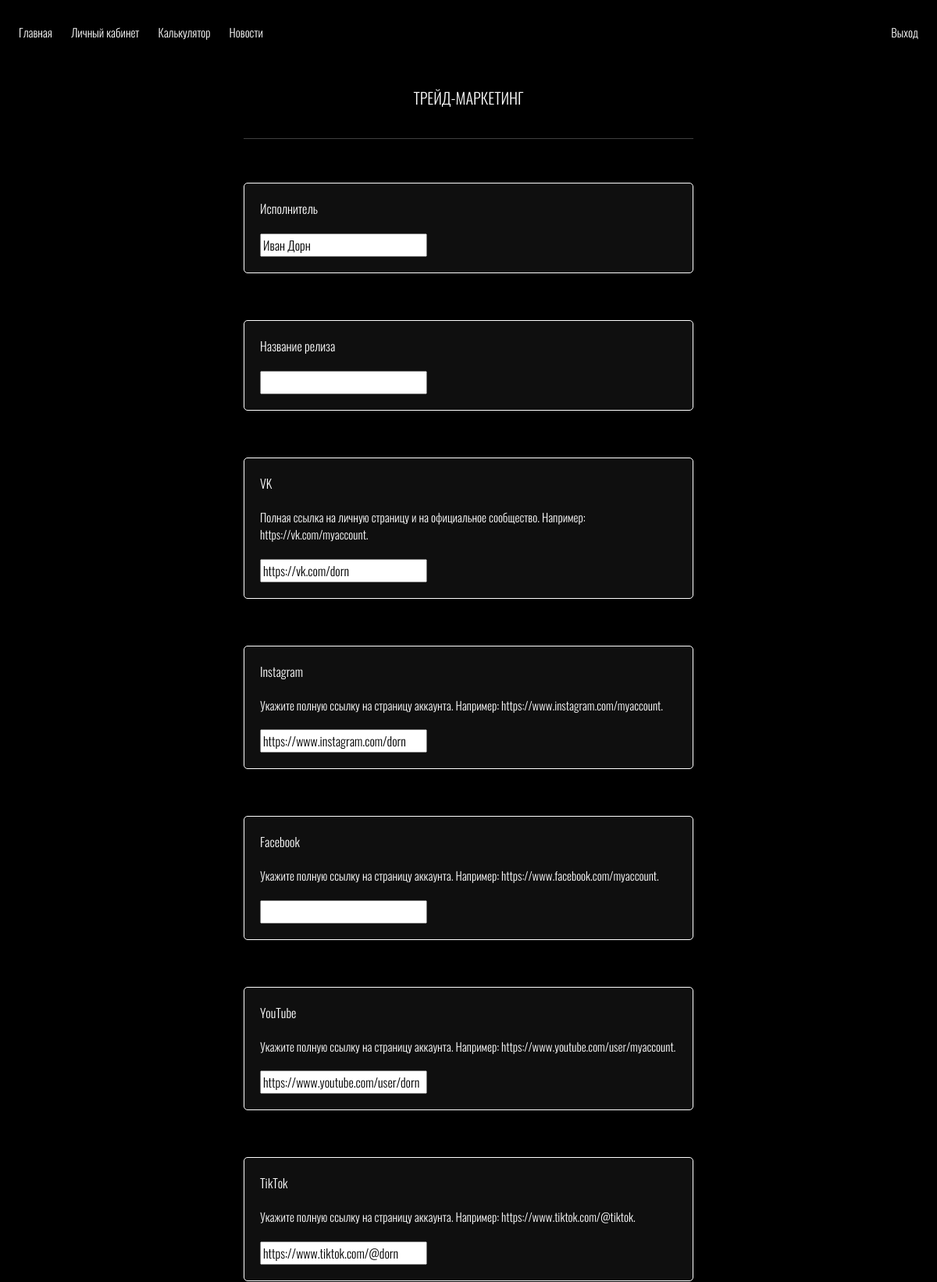
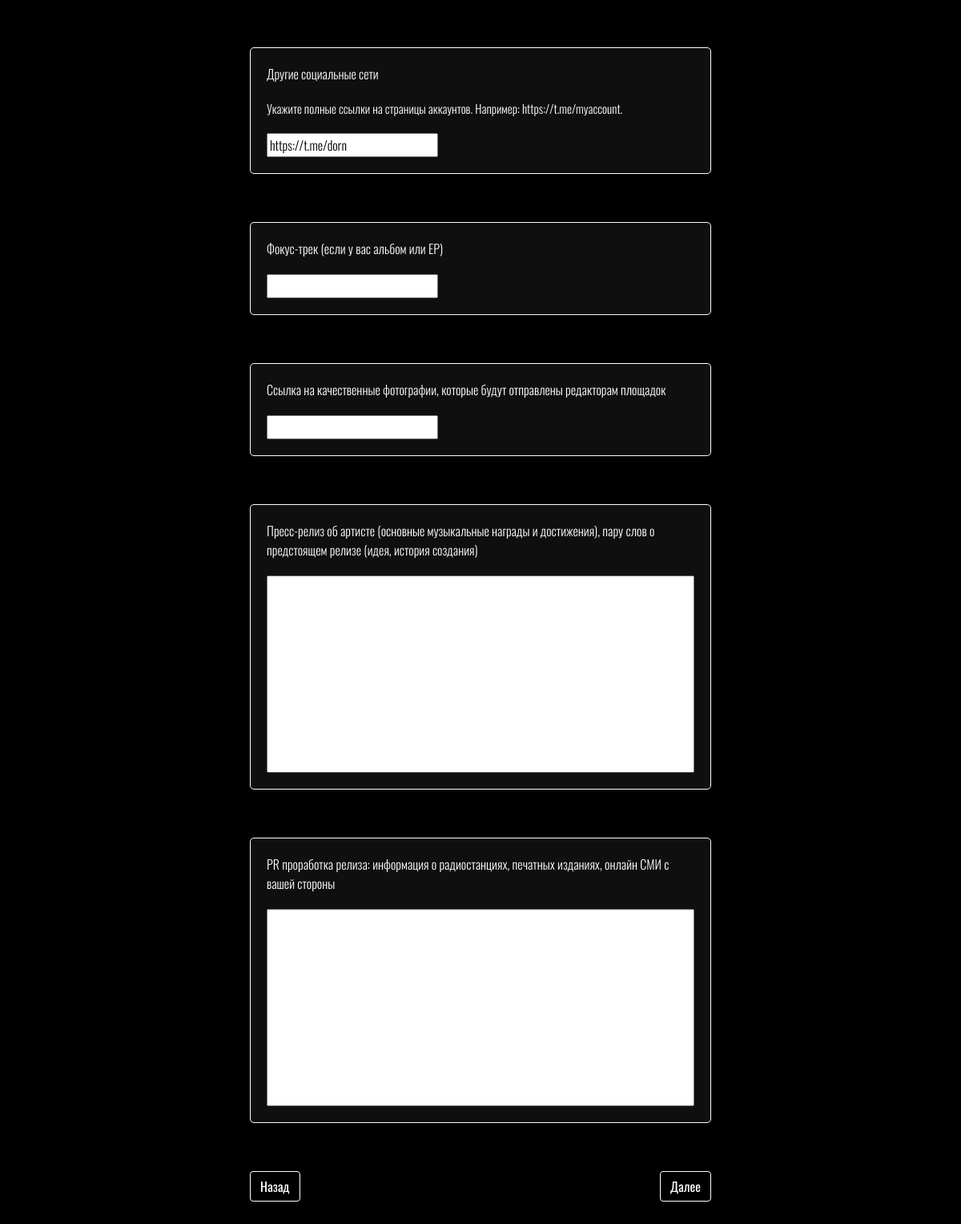
Page /marketing/ (signed in) on the committed database (2 pictures, top to bottom).
### lk/models.py (models this page shows)
class Lk(models.Model):
    name = models.CharField(max_length=100, verbose_name='Имя артиста', null=True, blank=True)
    fio = models.CharField(max_length=100, verbose_name='ФИО', null=True, blank=True)
    phone = models.CharField(max_length=12, verbose_name='Телефон', null=True, blank=True)
    email = models.EmailField(verbose_name='E-mail', null=True, blank=True)
    birthday = models.DateField(verbose_name='Дата рождения', null=True, blank=True)
    citizen = models.CharField(max_length=100, verbose_name='Гражданство', null=True, blank=True)
    series_num = models.CharField(max_length=100, verbose_name='Серия и номер паспорта', null=True, blank=True)
    who_issued = models.CharField(max_length=500, verbose_name='Кем выдан', null=True, blank=True)
    when_issued = models.DateField(verbose_name='Дата выдачи', null=True, blank=True)
    code_pod = models.CharField(max_length=100, verbose_name='Код подразделения', null=True, blank=True)
    reg = models.CharField(max_length=2024, verbose_name='Адрес регистрации', null=True, blank=True)
    telegram = models.CharField(max_length=100, verbose_name='Telegram', null=True, blank=True)
    vk = models.CharField(max_length=100, verbose_name='VK', null=True, blank=True)
    inst = models.CharField(max_length=100, verbose_name='Instagram', null=True, blank=True)
    facebook = models.CharField(max_length=100, verbose_name='Facebook', null=True, blank=True)
    youtube = models.CharField(max_length=100, verbose_name='YouTube', null=True, blank=True)
    tiktok = models.CharField(max_length=100, verbose_name='TikTok', null=True, blank=True)
    user = models.ForeignKey(User, on_delete=models.CASCADE, null=True)

### marketing/views.py (the view, shortened to what this page needs)
# urls.py: path('', MainInfoMarketingView.as_view(), name='marketing'),
class MainInfoMarketingView(LoginRequiredMixin, FormView):
    template_name = 'marketing/marketing.html'
    form_class = MainInfoMarketingForm
    form_title = 'Трейд-маркетинг'
    def get(self, request, *args, **kwargs):
        user = User.objects.get(username = request.user)
        main_info = MainInfoMarketing.objects.filter(user_id = user.id)
        if main_info:
            main_info_dict = model_to_dict(*main_info)
            form = self.form_class(initial = main_info_dict)
        else:
            lk = Lk.objects.filter(user_id = user.id)
            if lk:
                lk_dict = model_to_dict(*lk)
                name = lk_dict['name']
                vk = lk_dict['vk']
                inst = lk_dict['inst']
                facebook = lk_dict['facebook']
                youtube = lk_dict['youtube']
                tiktok = lk_dict['tiktok']
                other = lk_dict['telegram']
            form = self.form_class(initial = {'user': user,
                                              'songers': name,
                                              'vk': vk,
                                              'inst': inst,
                                              'facebook': facebook,
                                              'youtube': youtube,
                                              'tiktok': tiktok,
                                              'other': other})
        return render(request, self.template_name, {'form': form,
                                                    'form_title': self.form_title})

### marketing/forms.py
class MainInfoMarketingForm(ModelForm):
    class Meta:
        model = MainInfoMarketing
        fields = '__all__'
        widgets = {
            'user': HiddenInput,
        }
        help_texts = {
            'inst': 'Укажите полную ссылку на страницу аккаунта. Например: https://www.instagram.com/myaccount.',
            'facebook': 'Укажите полную ссылку на страницу аккаунта. Например: https://www.facebook.com/myaccount.',
            'youtube': 'Укажите полную ссылку на страницу аккаунта. Например: https://www.youtube.com/user/myaccount.',
            'tiktok': 'Укажите полную ссылку на страницу аккаунта. Например: https://www.tiktok.com/@tiktok.',
            'other': 'Укажите полные ссылки на страницы аккаунтов. Например: https://t.me/myaccount.',
            'vk': 'Полная ссылка на личную страницу и на официальное сообщество. Например: https://vk.com/myaccount.',
        }

### marketing/templates/marketing/marketing.html
{% extends 'base.html' %}
{% load static %}
{% block header %}
{% include '_nav.html' %}
{% endblock %}
{% block body %}
{% include 'vertical_form.html' %}
{% endblock %}

### templates/inc/vertical_form.html (shortened to what this page needs)
{% load static %}
<div class="container-xxl !direction !spacing">
    <div class="row ${1| ,row-cols-2,row-cols-3, auto,justify-content-md-center,|}">
        <div class="col-md-6 col-sm-8 col-10 release-header">
            <h5>{{ form_title }}</h5><hr>
        </div>
    </div>
    <form method="POST" action="" novalidate enctype="multipart/form-data">
        <div class="row ${1| ,row-cols-2,row-cols-3, auto,justify-content-md-center,|}">
            <div class="col-md-6 col-sm-8 col-10 release-form">
                {% for item in form.visible_fields %}
                    <div>
                        <p>{{ item.label }}</p>
                        {% autoescape off %}
                        <p style="font-size: 15px;">{{ item.help_text }}</p>
                        {% endautoescape %}
                        <p>{{ item }}</p>
                    </div>
                {% endfor %}
            </div>
        </div>
        <div class="row ${1| ,row-cols-2,row-cols-3, auto,justify-content-md-center,|}">
            <div class="col-md-6 col-sm-8 col-10 release-button">
                <button class="btn button" type="button" onclick="history.back();">Назад</button>
                <button class="btn button" type="submit">Далее</button>
            </div>
        </div>
    </form>
</div>

### templates/static/css/main.css (style rules this page uses)
body { background-color: black; position: relative; }
.release-header { margin: auto; font-family: var(--oswald_light); color: white; }
.release-header h5 { text-align: center; text-transform: uppercase; margin-bottom: 40px; }
.release-form { margin: auto; margin-top: 40px; }
.release-form > div { border: solid 1px white; border-radius: 5px; background-color: #0f0f0f; margin-bottom: 60px; font-family: var(--oswald_light); color: white; }
.release-form textarea { width: 100%; display: block; margin: auto; resize: none; }
.release-form input { width: 40%; }
.release-form p { margin: 20px 20px 20px 20px; }
.release-button { display: flex; margin: auto; margin-bottom: 40px; justify-content: space-between; }
.button { border: 1px solid; background: none; font-family: var(--oswald_regular); color: white; }

### rows in the picture
Lk: visible_fields "https://vk.com/dorn" "https://www.instagram.com/dorn" "https://www.youtube.com/user/dorn" "https://www.tiktok.com/@dorn"

### other values in the picture
{{ item.label }} "Исполнитель" "Название релиза" "VK" "Instagram" "Facebook" "YouTube" "TikTok" "Другие социальные сети" "Фокус-трек (если у вас альбом или EP)" "Cсылка на качественные фотографии, которые будут отправлены редакторам площадок" "Пресс-релиз об артисте (основные музыкальные награды и достижения), пару слов о предстоящем релизе (идея, история создания)" "PR проработка релиза: информация о радиостанциях, печатных изданиях, онлайн СМИ с вашей стороны"
{{ item.help_text }} "Полная ссылка на личную страницу и на официальное сообщество. Например: https://vk.com/myaccount." "Укажите полную ссылку на страницу аккаунта. Например: https://www.instagram.com/myaccount." "Укажите полную ссылку на страницу аккаунта. Например: https://www.facebook.com/myaccount." "Укажите полную ссылку на страницу аккаунта. Например: https://www.youtube.com/user/myaccount." "Укажите полную ссылку на страницу аккаунта. Например: https://www.tiktok.com/@tiktok." "Укажите полные ссылки на страницы аккаунтов. Например: https://t.me/myaccount."
